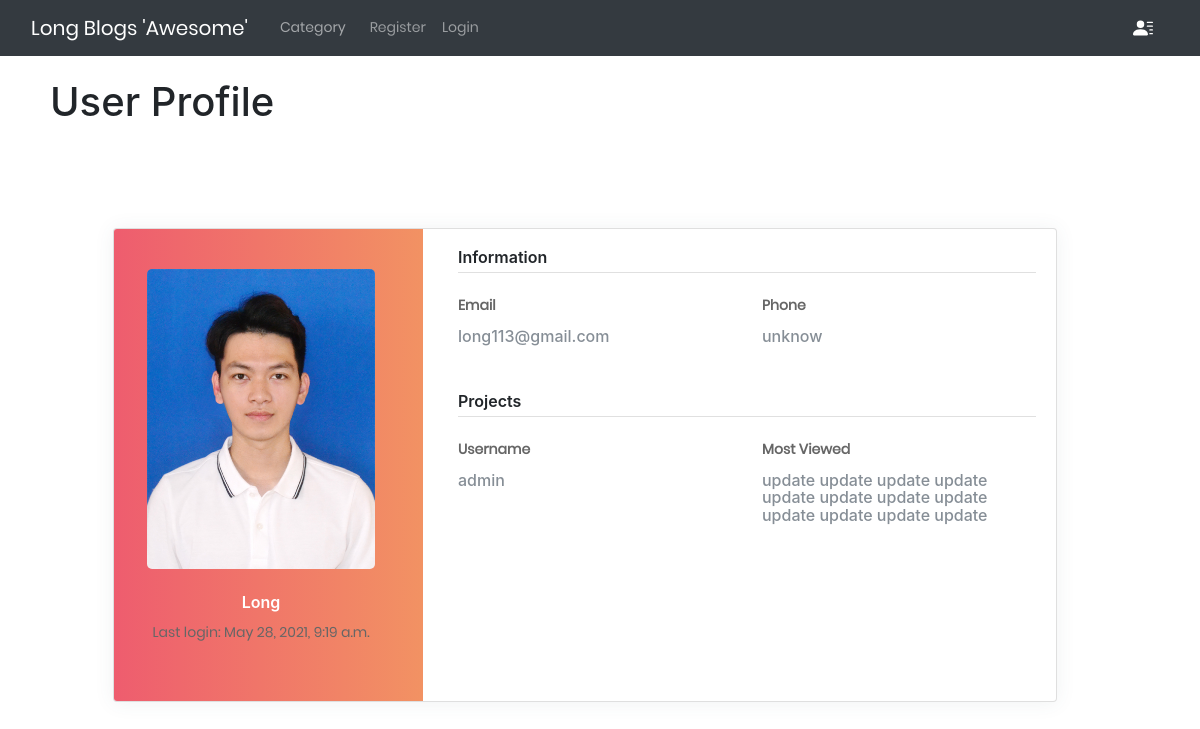
Screenshot of /members/2/profile/ with the database file from the repository.
### theblog/models.py (models this page shows, shortened)
class Profile(models.Model):
    user = OneToOneField(User, on_delete=models.CASCADE)
    bio = models.TextField(default='bio of user')
    profile_pic = models.ImageField(null=True, blank=True, upload_to="profile/")
    website_url = models.CharField(max_length=255, null=True, blank=True)
    fb_url = models.CharField(max_length=255, null=True, blank=True)
    twitter_url = models.CharField(max_length=255, null=True, blank=True)
    instagram_url = models.CharField(max_length=255, null=True, blank=True)
    pinterest_url = models.CharField(max_length=255, null=True, blank=True)

### members/views.py (the view)
# urls.py: path('<int:pk>/profile/', views.ShowProfilePageView.as_view(), name='show_profile_page'),
class ShowProfilePageView(DetailView):
    model = Profile
    template_name = 'registration/user_profile.html'
    def get_context_data(self, *args, **kwargs):
        users = Profile.objects.all()
        context = super(ShowProfilePageView, self).get_context_data(*args, **kwargs)
        page_user = get_object_or_404(Profile, id = self.kwargs['pk'])
        context['page_user'] = page_user
        return context

### members/templates/registration/user_profile.html (shortened to what this page needs)
{% extends 'theblog/base.html' %}
{% load static %}
{% block content %}
    <h1>User Profile</h1>
    <br><br/>
    {% if page_user %}
        <div class="bootstrap-profile">
            <div class="page-content page-container" id="page-content">
                <div class="padding">
                    <div class="row container d-flex justify-content-center">
                        <div class="col-xl-12 col-md-12">
                            <div class="card user-card-full">
                                <div class="row m-l-0 m-r-0">
                                    <div class="col-sm-4 bg-c-lite-green user-profile">
                                        <div class="card-block text-center text-white">
                                            <div class="m-b-25">
                                                <img src="{{page_user.profile_pic.url}}" alt="User-Profile-Image" style="max-height: 300px; max-width: 300px;" class="img-radius">
                                            </div>
                                            <h6 class="f-w-600">{{page_user.user.first_name}}</h6>
                                            <p>Last login: {{page_user.user.last_login}}</p>
                                        </div>
                                    </div>
                                    <div class="col-sm-8">
                                        <div class="card-block">
                                            <h6 class="m-b-20 p-b-5 b-b-default f-w-600">Information</h6>
                                            <div class="row">
                                                <div class="col-sm-6">
                                                    <p class="m-b-10 f-w-600">Email</p>
                                                    <h6 class="text-muted f-w-400">{{page_user.user.email}}</h6>
                                                </div>
                                                <div class="col-sm-6">
                                                    <p class="m-b-10 f-w-600">Phone</p>
                                                    <h6 class="text-muted f-w-400">unknow</h6>
                                                </div>
                                            </div>
                                            <h6 class="m-b-20 m-t-40 p-b-5 b-b-default f-w-600">Projects</h6>
                                            <div class="row">
                                                <div class="col-sm-6">
                                                    <p class="m-b-10 f-w-600">Username</p>
                                                    <h6 class="text-muted f-w-400">{{page_user.user.username}}</h6>
                                                </div>
                                                <div class="col-sm-6">
                                                    <p class="m-b-10 f-w-600">Most Viewed</p>
                                                    <h6 class="text-muted f-w-400">{{page_user.bio}}</h6>
                                                </div>
                                            </div>
                                            <ul class="social-link list-unstyled m-t-40 m-b-10">
                                                <li></li>
                                                <li></li>
                                                <li></li>
                                            </ul>
                                        </div>
                                    </div>
                                </div>
                            </div>
                        </div>
                    </div>
                </div>
            </div>
        </div>
    {% endif %}
{% endblock content %}

### static/theblog/css/user_profile.css (style rules this page uses)
body { background-color: #f9f9fa }
.padding { padding: 3rem !important }
.user-card-full { overflow: hidden }
.card { border-radius: 5px; -webkit-box-shadow: 0 1px 20px 0 rgba(69, 90, 100, 0.08); box-shadow: 0 1px 20px 0 rgba(69, 90, 100, 0.08); border: none; margin-bottom: 30px }
.m-r-0 { margin-right: 0px }
.m-l-0 { margin-left: 0px }
.user-card-full .user-profile { border-radius: 5px 0 0 5px }
.bg-c-lite-green { background: -webkit-gradient(linear, left top, right top, from(#f29263), to(#ee5a6f)); background: linear-gradient(to right, #ee5a6f, #f29263) }
.user-profile { padding: 20px 0 }
.card-block { padding: 1.25rem }
.m-b-25 { margin-bottom: 25px }
.img-radius { border-radius: 5px }
h6 { font-size: 14px }
.card .card-block p { line-height: 25px }
.b-b-default { border-bottom: 1px solid #e0e0e0 }
.m-b-20 { margin-bottom: 20px }
.p-b-5 { padding-bottom: 5px !important }
.m-b-10 { margin-bottom: 10px }
.text-muted { color: #919aa3 !important }
.f-w-600 { font-weight: 600 }
.m-t-40 { margin-top: 20px }
.user-card-full .social-link li { display: inline-block }

### static/theblog/css/main.css (style rules this page uses)
* { margin: 0px; padding: 0px; box-sizing: border-box; }
body, html { height: 100%; font-family: Poppins-Regular, sans-serif; }
h1,h2,h3,h4,h5,h6 { margin: 0px; }
p { font-family: Poppins-Regular; font-size: 14px; line-height: 1.7; color: #666666; margin: 0px; }
ul, li { margin: 0px; list-style-type: none; }

### rows the page displays
Profile: profile_pic (picture), user.first_name "Long", user.last_login "May 28, 2021, 9:19 a.m.", user.email "long113@gmail.com", user.username "admin", bio "update update update update update update update update update update update update"
